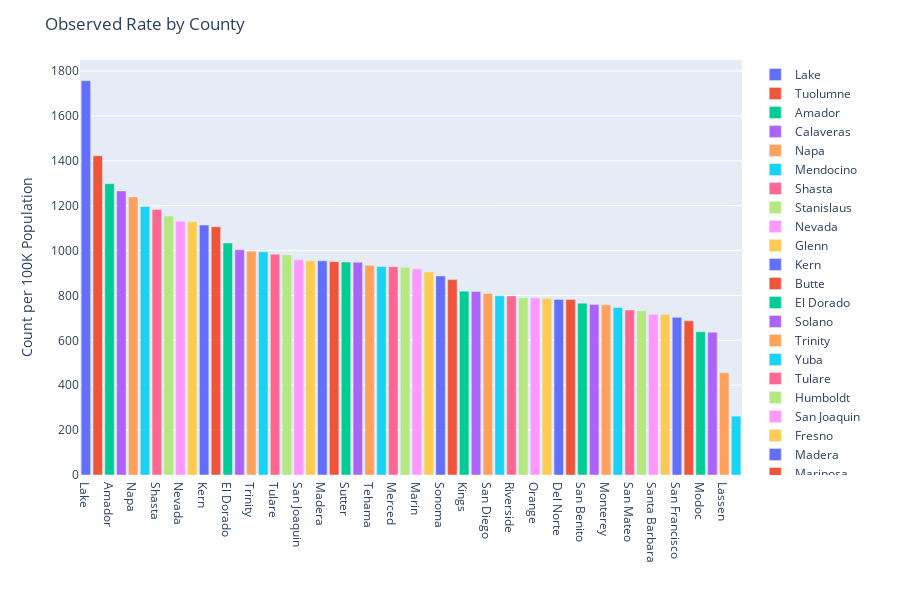

The notebook cell this image was saved under:
### Markdown cell above
# County Analysis:
Now that we have a good knowledge of our data as a whole, we will dig in to the numbers further and uncover what counties are driving the events for the state.

### Code cell
# Grouping the data by County and summing ObsRate.

advobs = adv_county.groupby('County')[['ObsRate']] \
         .sum() \
         .reset_index() \
         .sort_values('ObsRate', ascending=False)

# Plotting.

fig = px.bar(advobs, x='County', y='ObsRate', color='County')

# Layout adjustments.

fig.update_layout(title='Observed Rate by County', xaxis_title='', 
                  yaxis_title='Count per 100K Population')

fig.for_each_trace(lambda t: t.update(name=t.name.replace("County=","")))

fig.show()

### Figure 1 — Plotly figure (JSON) as saved in the notebook; plotly's stock layout.template omitted (floating-point values rounded to 4 significant figures)
{"data": [{"alignmentgroup": "True", "hoverlabel": {"namelength": 0}, "hovertemplate": "County=%{x}<br>ObsRate=%{y}", "legendgroup": "County=Lake", "marker": {"color": "#636efa"}, "name": "Lake", "offsetgroup": "County=Lake", "orientation": "v", "showlegend": true, "textposition": "auto", "type": "bar", "x": ["Lake"], "xaxis": "x", "y": [1757.0], "yaxis": "y"}, {"alignmentgroup": "True", "hoverlabel": {"namelength": 0}, "hovertemplate": "County=%{x}<br>ObsRate=%{y}", "legendgroup": "County=Tuolumne", "marker": {"color": "#EF553B"}, "name": "Tuolumne", "offsetgroup": "County=Tuolumne", "orientation": "v", "showlegend": true, "textposition": "auto", "type": "bar", "x": ["Tuolumne"], "xaxis": "x", "y": [1422.0], "yaxis": "y"}, {"alignmentgroup": "True", "hoverlabel": {"namelength": 0}, "hovertemplate": "County=%{x}<br>ObsRate=%{y}", "legendgroup": "County=Amador", "marker": {"color": "#00cc96"}, "name": "Amador", "offsetgroup": "County=Amador", "orientation": "v", "showlegend": true, "textposition": "auto", "type": "bar", "x": ["Amador"], "xaxis": "x", "y": [1298.0], "yaxis": "y"}, {"alignmentgroup": "True", "hoverlabel": {"namelength": 0}, "hovertemplate": "County=%{x}<br>ObsRate=%{y}", "legendgroup": "County=Calaveras", "marker": {"color": "#ab63fa"}, "name": "Calaveras", "offsetgroup": "County=Calaveras", "orientation": "v", "showlegend": true, "textposition": "auto", "type": "bar", "x": ["Calaveras"], "xaxis": "x", "y": [1266.0], "yaxis": "y"}, {"alignmentgroup": "True", "hoverlabel": {"namelength": 0}, "hovertemplate": "County=%{x}<br>ObsRate=%{y}", "legendgroup": "County=Napa", "marker": {"color": "#FFA15A"}, "name": "Napa", "offsetgroup": "County=Napa", "orientation": "v", "showlegend": true, "textposition": "auto", "type": "bar", "x": ["Napa"], "xaxis": "x", "y": [1239.0], "yaxis": "y"}, {"alignmentgroup": "True", "hoverlabel": {"namelength": 0}, "hovertemplate": "County=%{x}<br>ObsRate=%{y}", "legendgroup": "County=Mendocino", "marker": {"color": "#19d3f3"}, "name": "Mendocino", "offsetgroup": "County=Mendocino", "orientation": "v", "showlegend": true, "textposition": "auto", "type": "bar", "x": ["Mendocino"], "xaxis": "x", "y": [1196.0], "yaxis": "y"}, {"alignmentgroup": "True", "hoverlabel": {"namelength": 0}, "hovertemplate": "County=%{x}<br>ObsRate=%{y}", "legendgroup": "County=Shasta", "marker": {"color": "#FF6692"}, "name": "Shasta", "offsetgroup": "County=Shasta", "orientation": "v", "showlegend": true, "textposition": "auto", "type": "bar", "x": ["Shasta"], "xaxis": "x", "y": [1183.0], "yaxis": "y"}, {"alignmentgroup": "True", "hoverlabel": {"namelength": 0}, "hovertemplate": "County=%{x}<br>ObsRate=%{y}", "legendgroup": "County=Stanislaus", "marker": {"color": "#B6E880"}, "name": "Stanislaus", "offsetgroup": "County=Stanislaus", "orientation": "v", "showlegend": true, "textposition": "auto", "type": "bar", "x": ["Stanislaus"], "xaxis": "x", "y": [1154.0], "yaxis": "y"}, {"alignmentgroup": "True", "hoverlabel": {"namelength": 0}, "hovertemplate": "County=%{x}<br>ObsRate=%{y}", "legendgroup": "County=Nevada", "marker": {"color": "#FF97FF"}, "name": "Nevada", "offsetgroup": "County=Nevada", "orientation": "v", "showlegend": true, "textposition": "auto", "type": "bar", "x": ["Nevada"], "xaxis": "x", "y": [1131.0], "yaxis": "y"}, {"alignmentgroup": "True", "hoverlabel": {"namelength": 0}, "hovertemplate": "County=%{x}<br>ObsRate=%{y}", "legendgroup": "County=Glenn", "marker": {"color": "#FECB52"}, "name": "Glenn", "offsetgroup": "County=Glenn", "orientation": "v", "showlegend": true, "textposition": "auto", "type": "bar", "x": ["Glenn"], "xaxis": "x", "y": [1129.0], "yaxis": "y"}, {"alignmentgroup": "True", "hoverlabel": {"namelength": 0}, "hovertemplate": "County=%{x}<br>ObsRate=%{y}", "legendgroup": "County=Kern", "marker": {"color": "#636efa"}, "name": "Kern", "offsetgroup": "County=Kern", "orientation": "v", "showlegend": true, "textposition": "auto", "type": "bar", "x": ["Kern"], "xaxis": "x", "y": [1114.0], "yaxis": "y"}, {"alignmentgroup": "True", "hoverlabel": {"namelength": 0}, "hovertemplate": "County=%{x}<br>ObsRate=%{y}", "legendgroup": "County=Butte", "marker": {"color": "#EF553B"}, "name": "Butte", "offsetgroup": "County=Butte", "orientation": "v", "showlegend": true, "textposition": "auto", "type": "bar", "x": ["Butte"], "xaxis": "x", "y": [1106.0], "yaxis": "y"}, {"alignmentgroup": "True", "hoverlabel": {"namelength": 0}, "hovertemplate": "County=%{x}<br>ObsRate=%{y}", "legendgroup": "County=El Dorado", "marker": {"color": "#00cc96"}, "name": "El Dorado", "offsetgroup": "County=El Dorado", "orientation": "v", "showlegend": true, "textposition": "auto", "type": "bar", "x": ["El Dorado"], "xaxis": "x", "y": [1034.0], "yaxis": "y"}, {"alignmentgroup": "True", "hoverlabel": {"namelength": 0}, "hovertemplate": "County=%{x}<br>ObsRate=%{y}", "legendgroup": "County=Solano", "marker": {"color": "#ab63fa"}, "name": "Solano", "offsetgroup": "County=Solano", "orientation": "v", "showlegend": true, "textposition": "auto", "type": "bar", "x": ["Solano"], "xaxis": "x", "y": [1004.0], "yaxis": "y"}, {"alignmentgroup": "True", "hoverlabel": {"namelength": 0}, "hovertemplate": "County=%{x}<br>ObsRate=%{y}", "legendgroup": "County=Trinity", "marker": {"color": "#FFA15A"}, "name": "Trinity", "offsetgroup": "County=Trinity", "orientation": "v", "showlegend": true, "textposition": "auto", "type": "bar", "x": ["Trinity"], "xaxis": "x", "y": [997.3], "yaxis": "y"}, {"alignmentgroup": "True", "hoverlabel": {"namelength": 0}, "hovertemplate": "County=%{x}<br>ObsRate=%{y}", "legendgroup": "County=Yuba", "marker": {"color": "#19d3f3"}, "name": "Yuba", "offsetgroup": "County=Yuba", "orientation": "v", "showlegend": true, "textposition": "auto", "type": "bar", "x": ["Yuba"], "xaxis": "x", "y": [994.5], "yaxis": "y"}, {"alignmentgroup": "True", "hoverlabel": {"namelength": 0}, "hovertemplate": "County=%{x}<br>ObsRate=%{y}", "legendgroup": "County=Tulare", "marker": {"color": "#FF6692"}, "name": "Tulare", "offsetgroup": "County=Tulare", "orientation": "v", "showlegend": true, "textposition": "auto", "type": "bar", "x": ["Tulare"], "xaxis": "x", "y": [983.3], "yaxis": "y"}, {"alignmentgroup": "True", "hoverlabel": {"namelength": 0}, "hovertemplate": "County=%{x}<br>ObsRate=%{y}", "legendgroup": "County=Humboldt", "marker": {"color": "#B6E880"}, "name": "Humboldt", "offsetgroup": "County=Humboldt", "orientation": "v", "showlegend": true, "textposition": "auto", "type": "bar", "x": ["Humboldt"], "xaxis": "x", "y": [980.6], "yaxis": "y"}, {"alignmentgroup": "True", "hoverlabel": {"namelength": 0}, "hovertemplate": "County=%{x}<br>ObsRate=%{y}", "legendgroup": "County=San Joaquin", "marker": {"color": "#FF97FF"}, "name": "San Joaquin", "offsetgroup": "County=San Joaquin", "orientation": "v", "showlegend": true, "textposition": "auto", "type": "bar", "x": ["San Joaquin"], "xaxis": "x", "y": [958.7], "yaxis": "y"}, {"alignmentgroup": "True", "hoverlabel": {"namelength": 0}, "hovertemplate": "County=%{x}<br>ObsRate=%{y}", "legendgroup": "County=Fresno", "marker": {"color": "#FECB52"}, "name": "Fresno", "offsetgroup": "County=Fresno", "orientation": "v", "showlegend": true, "textposition": "auto", "type": "bar", "x": ["Fresno"], "xaxis": "x", "y": [954.9], "yaxis": "y"}, {"alignmentgroup": "True", "hoverlabel": {"namelength": 0}, "hovertemplate": "County=%{x}<br>ObsRate=%{y}", "legendgroup": "County=Madera", "marker": {"color": "#636efa"}, "name": "Madera", "offsetgroup": "County=Madera", "orientation": "v", "showlegend": true, "textposition": "auto", "type": "bar", "x": ["Madera"], "xaxis": "x", "y": [954.3], "yaxis": "y"}, {"alignmentgroup": "True", "hoverlabel": {"namelength": 0}, "hovertemplate": "County=%{x}<br>ObsRate=%{y}", "legendgroup": "County=Mariposa", "marker": {"color": "#EF553B"}, "name": "Mariposa", "offsetgroup": "County=Mariposa", "orientation": "v", "showlegend": true, "textposition": "auto", "type": "bar", "x": ["Mariposa"], "xaxis": "x", "y": [950.6], "yaxis": "y"}, {"alignmentgroup": "True", "hoverlabel": {"namelength": 0}, "hovertemplate": "County=%{x}<br>ObsRate=%{y}", "legendgroup": "County=Sutter", "marker": {"color": "#00cc96"}, "name": "Sutter", "offsetgroup": "County=Sutter", "orientation": "v", "showlegend": true, "textposition": "auto", "type": "bar", "x": ["Sutter"], "xaxis": "x", "y": [949.0], "yaxis": "y"}, {"alignmentgroup": "True", "hoverlabel": {"namelength": 0}, "hovertemplate": "County=%{x}<br>ObsRate=%{y}", "legendgroup": "County=Contra Costa", "marker": {"color": "#ab63fa"}, "name": "Contra Costa", "offsetgroup": "County=Contra Costa", "orientation": "v", "showlegend": true, "textposition": "auto", "type": "bar", "x": ["Contra Costa"], "xaxis": "x", "y": [947.9], "yaxis": "y"}, {"alignmentgroup": "True", "hoverlabel": {"namelength": 0}, "hovertemplate": "County=%{x}<br>ObsRate=%{y}", "legendgroup": "County=Tehama", "marker": {"color": "#FFA15A"}, "name": "Tehama", "offsetgroup": "County=Tehama", "orientation": "v", "showlegend": true, "textposition": "auto", "type": "bar", "x": ["Tehama"], "xaxis": "x", "y": [934.0], "yaxis": "y"}, {"alignmentgroup": "True", "hoverlabel": {"namelength": 0}, "hovertemplate": "County=%{x}<br>ObsRate=%{y}", "legendgroup": "County=Sacramento", "marker": {"color": "#19d3f3"}, "name": "Sacramento", "offsetgroup": "County=Sacramento", "orientation": "v", "showlegend": true, "textposition": "auto", "type": "bar", "x": ["Sacramento"], "xaxis": "x", "y": [929.4], "yaxis": "y"}, {"alignmentgroup": "True", "hoverlabel": {"namelength": 0}, "hovertemplate": "County=%{x}<br>ObsRate=%{y}", "legendgroup": "County=Merced", "marker": {"color": "#FF6692"}, "name": "Merced", "offsetgroup": "County=Merced", "orientation": "v", "showlegend": true, "textposition": "auto", "type": "bar", "x": ["Merced"], "xaxis": "x", "y": [928.1], "yaxis": "y"}, {"alignmentgroup": "True", "hoverlabel": {"namelength": 0}, "hovertemplate": "County=%{x}<br>ObsRate=%{y}", "legendgroup": "County=Ventura", "marker": {"color": "#B6E880"}, "name": "Ventura", "offsetgroup": "County=Ventura", "orientation": "v", "showlegend": true, "textposition": "auto", "type": "bar", "x": ["Ventura"], "xaxis": "x", "y": [925.1], "yaxis": "y"}, {"alignmentgroup": "True", "hoverlabel": {"namelength": 0}, "hovertemplate": "County=%{x}<br>ObsRate=%{y}", "legendgroup": "County=Marin", "marker": {"color": "#FF97FF"}, "name": "Marin", "offsetgroup": "County=Marin", "orientation": "v", "showlegend": true, "textposition": "auto", "type": "bar", "x": ["Marin"], "xaxis": "x", "y": [918.8], "yaxis": "y"}, {"alignmentgroup": "True", "hoverlabel": {"namelength": 0}, "hovertemplate": "County=%{x}<br>ObsRate=%{y}", "legendgroup": "County=Placer", "marker": {"color": "#FECB52"}, "name": "Placer", "offsetgroup": "County=Placer", "orientation": "v", "showlegend": true, "textposition": "auto", "type": "bar", "x": ["Placer"], "xaxis": "x", "y": [904.7], "yaxis": "y"}, {"alignmentgroup": "True", "hoverlabel": {"namelength": 0}, "hovertemplate": "County=%{x}<br>ObsRate=%{y}", "legendgroup": "County=Sonoma", "marker": {"color": "#636efa"}, "name": "Sonoma", "offsetgroup": "County=Sonoma", "orientation": "v", "showlegend": true, "textposition": "auto", "type": "bar", "x": ["Sonoma"], "xaxis": "x", "y": [886.8], "yaxis": "y"}, {"alignmentgroup": "True", "hoverlabel": {"namelength": 0}, "hovertemplate": "County=%{x}<br>ObsRate=%{y}", "legendgroup": "County=Colusa", "marker": {"color": "#EF553B"}, "name": "Colusa", "offsetgroup": "County=Colusa", "orientation": "v", "showlegend": true, "textposition": "auto", "type": "bar", "x": ["Colusa"], "xaxis": "x", "y": [870.6], "yaxis": "y"}, {"alignmentgroup": "True", "hoverlabel": {"namelength": 0}, "hovertemplate": "County=%{x}<br>ObsRate=%{y}", "legendgroup": "County=Kings", "marker": {"color": "#00cc96"}, "name": "Kings", "offsetgroup": "County=Kings", "orientation": "v", "showlegend": true, "textposition": "auto", "type": "bar", "x": ["Kings"], "xaxis": "x", "y": [819.1], "yaxis": "y"}, {"alignmentgroup": "True", "hoverlabel": {"namelength": 0}, "hovertemplate": "County=%{x}<br>ObsRate=%{y}", "legendgroup": "County=Inyo", "marker": {"color": "#ab63fa"}, "name": "Inyo", "offsetgroup": "County=Inyo", "orientation": "v", "showlegend": true, "textposition": "auto", "type": "bar", "x": ["Inyo"], "xaxis": "x", "y": [817.6], "yaxis": "y"}, {"alignmentgroup": "True", "hoverlabel": {"namelength": 0}, "hovertemplate": "County=%{x}<br>ObsRate=%{y}", "legendgroup": "County=San Diego", "marker": {"color": "#FFA15A"}, "name": "San Diego", "offsetgroup": "County=San Diego", "orientation": "v", "showlegend": true, "textposition": "auto", "type": "bar", "x": ["San Diego"], "xaxis": "x", "y": [808.2], "yaxis": "y"}, {"alignmentgroup": "True", "hoverlabel": {"namelength": 0}, "hovertemplate": "County=%{x}<br>ObsRate=%{y}", "legendgroup": "County=Alameda", "marker": {"color": "#19d3f3"}, "name": "Alameda", "offsetgroup": "County=Alameda", "orientation": "v", "showlegend": true, "textposition": "auto", "type": "bar", "x": ["Alameda"], "xaxis": "x", "y": [798.6], "yaxis": "y"}, {"alignmentgroup": "True", "hoverlabel": {"namelength": 0}, "hovertemplate": "County=%{x}<br>ObsRate=%{y}", "legendgroup": "County=Riverside", "marker": {"color": "#FF6692"}, "name": "Riverside", "offsetgroup": "County=Riverside", "orientation": "v", "showlegend": true, "textposition": "auto", "type": "bar", "x": ["Riverside"], "xaxis": "x", "y": [798.1], "yaxis": "y"}, {"alignmentgroup": "True", "hoverlabel": {"namelength": 0}, "hovertemplate": "County=%{x}<br>ObsRate=%{y}", "legendgroup": "County=Yolo", "marker": {"color": "#B6E880"}, "name": "Yolo", "offsetgroup": "County=Yolo", "orientation": "v", "showlegend": true, "textposition": "auto", "type": "bar", "x": ["Yolo"], "xaxis": "x", "y": [789.7], "yaxis": "y"}, {"alignmentgroup": "True", "hoverlabel": {"namelength": 0}, "hovertemplate": "County=%{x}<br>ObsRate=%{y}", "legendgroup": "County=Orange", "marker": {"color": "#FF97FF"}, "name": "Orange", "offsetgroup": "County=Orange", "orientation": "v", "showlegend": true, "textposition": "auto", "type": "bar", "x": ["Orange"], "xaxis": "x", "y": [789.4], "yaxis": "y"}, {"alignmentgroup": "True", "hoverlabel": {"namelength": 0}, "hovertemplate": "County=%{x}<br>ObsRate=%{y}", "legendgroup": "County=Siskiyou", "marker": {"color": "#FECB52"}, "name": "Siskiyou", "offsetgroup": "County=Siskiyou", "orientation": "v", "showlegend": true, "textposition": "auto", "type": "bar", "x": ["Siskiyou"], "xaxis": "x", "y": [787.5], "yaxis": "y"}, {"alignmentgroup": "True", "hoverlabel": {"namelength": 0}, "hovertemplate": "County=%{x}<br>ObsRate=%{y}", "legendgroup": "County=Del Norte", "marker": {"color": "#636efa"}, "name": "Del Norte", "offsetgroup": "County=Del Norte", "orientation": "v", "showlegend": true, "textposition": "auto", "type": "bar", "x": ["Del Norte"], "xaxis": "x", "y": [782.4], "yaxis": "y"}, {"alignmentgroup": "True", "hoverlabel": {"namelength": 0}, "hovertemplate": "County=%{x}<br>ObsRate=%{y}", "legendgroup": "County=San Bernardino", "marker": {"color": "#EF553B"}, "name": "San Bernardino", "offsetgroup": "County=San Bernardino", "orientation": "v", "showlegend": true, "textposition": "auto", "type": "bar", "x": ["San Bernardino"], "xaxis": "x", "y": [781.6], "yaxis": "y"}, {"alignmentgroup": "True", "hoverlabel": {"namelength": 0}, "hovertemplate": "County=%{x}<br>ObsRate=%{y}", "legendgroup": "County=San Benito", "marker": {"color": "#00cc96"}, "name": "San Benito", "offsetgroup": "County=San Benito", "orientation": "v", "showlegend": true, "textposition": "auto", "type": "bar", "x": ["San Benito"], "xaxis": "x", "y": [765.7], "yaxis": "y"}, {"alignmentgroup": "True", "hoverlabel": {"namelength": 0}, "hovertemplate": "County=%{x}<br>ObsRate=%{y}", "legendgroup": "County=Santa Clara", "marker": {"color": "#ab63fa"}, "name": "Santa Clara", "offsetgroup": "County=Santa Clara", "orientation": "v", "showlegend": true, "textposition": "auto", "type": "bar", "x": ["Santa Clara"], "xaxis": "x", "y": [760.1], "yaxis": "y"}, {"alignmentgroup": "True", "hoverlabel": {"namelength": 0}, "hovertemplate": "County=%{x}<br>ObsRate=%{y}", "legendgroup": "County=Monterey", "marker": {"color": "#FFA15A"}, "name": "Monterey", "offsetgroup": "County=Monterey", "orientation": "v", "showlegend": true, "textposition": "auto", "type": "bar", "x": ["Monterey"], "xaxis": "x", "y": [758.2], "yaxis": "y"}, {"alignmentgroup": "True", "hoverlabel": {"namelength": 0}, "hovertemplate": "County=%{x}<br>ObsRate=%{y}", "legendgroup": "County=Santa Cruz", "marker": {"color": "#19d3f3"}, "name": "Santa Cruz", "offsetgroup": "County=Santa Cruz", "orientation": "v", "showlegend": true, "textposition": "auto", "type": "bar", "x": ["Santa Cruz"], "xaxis": "x", "y": [746.7], "yaxis": "y"}, {"alignmentgroup": "True", "hoverlabel": {"namelength": 0}, "hovertemplate": "County=%{x}<br>ObsRate=%{y}", "legendgroup": "County=San Mateo", "marker": {"color": "#FF6692"}, "name": "San Mateo", "offsetgroup": "County=San Mateo", "orientation": "v", "showlegend": true, "textposition": "auto", "type": "bar", "x": ["San Mateo"], "xaxis": "x", "y": [735.4], "yaxis": "y"}, {"alignmentgroup": "True", "hoverlabel": {"namelength": 0}, "hovertemplate": "County=%{x}<br>ObsRate=%{y}", "legendgroup": "County=Imperial", "marker": {"color": "#B6E880"}, "name": "Imperial", "offsetgroup": "County=Imperial", "orientation": "v", "showlegend": true, "textposition": "auto", "type": "bar", "x": ["Imperial"], "xaxis": "x", "y": [731.4], "yaxis": "y"}, {"alignmentgroup": "True", "hoverlabel": {"namelength": 0}, "hovertemplate": "County=%{x}<br>ObsRate=%{y}", "legendgroup": "County=Santa Barbara", "marker": {"color": "#FF97FF"}, "name": "Santa Barbara", "offsetgroup": "County=Santa Barbara", "orientation": "v", "showlegend": true, "textposition": "auto", "type": "bar", "x": ["Santa Barbara"], "xaxis": "x", "y": [716.3], "yaxis": "y"}, {"alignmentgroup": "True", "hoverlabel": {"namelength": 0}, "hovertemplate": "County=%{x}<br>ObsRate=%{y}", "legendgroup": "County=Los Angeles", "marker": {"color": "#FECB52"}, "name": "Los Angeles", "offsetgroup": "County=Los Angeles", "orientation": "v", "showlegend": true, "textposition": "auto", "type": "bar", "x": ["Los Angeles"], "xaxis": "x", "y": [715.8], "yaxis": "y"}, {"alignmentgroup": "True", "hoverlabel": {"namelength": 0}, "hovertemplate": "County=%{x}<br>ObsRate=%{y}", "legendgroup": "County=San Francisco", "marker": {"color": "#636efa"}, "name": "San Francisco", "offsetgroup": "County=San Francisco", "orientation": "v", "showlegend": true, "textposition": "auto", "type": "bar", "x": ["San Francisco"], "xaxis": "x", "y": [702.5], "yaxis": "y"}, {"alignmentgroup": "True", "hoverlabel": {"namelength": 0}, "hovertemplate": "County=%{x}<br>ObsRate=%{y}", "legendgroup": "County=San Luis Obispo", "marker": {"color": "#EF553B"}, "name": "San Luis Obispo", "offsetgroup": "County=San Luis Obispo", "orientation": "v", "showlegend": true, "textposition": "auto", "type": "bar", "x": ["San Luis Obispo"], "xaxis": "x", "y": [687.0], "yaxis": "y"}, {"alignmentgroup": "True", "hoverlabel": {"namelength": 0}, "hovertemplate": "County=%{x}<br>ObsRate=%{y}", "legendgroup": "County=Modoc", "marker": {"color": "#00cc96"}, "name": "Modoc", "offsetgroup": "County=Modoc", "orientation": "v", "showlegend": true, "textposition": "auto", "type": "bar", "x": ["Modoc"], "xaxis": "x", "y": [638.1], "yaxis": "y"}, {"alignmentgroup": "True", "hoverlabel": {"namelength": 0}, "hovertemplate": "County=%{x}<br>ObsRate=%{y}", "legendgroup": "County=Plumas", "marker": {"color": "#ab63fa"}, "name": "Plumas", "offsetgroup": "County=Plumas", "orientation": "v", "showlegend": true, "textposition": "auto", "type": "bar", "x": ["Plumas"], "xaxis": "x", "y": [636.0], "yaxis": "y"}, {"alignmentgroup": "True", "hoverlabel": {"namelength": 0}, "hovertemplate": "County=%{x}<br>ObsRate=%{y}", "legendgroup": "County=Lassen", "marker": {"color": "#FFA15A"}, "name": "Lassen", "offsetgroup": "County=Lassen", "orientation": "v", "showlegend": true, "textposition": "auto", "type": "bar", "x": ["Lassen"], "xaxis": "x", "y": [455.2], "yaxis": "y"}, {"alignmentgroup": "True", "hoverlabel": {"namelength": 0}, "hovertemplate": "County=%{x}<br>ObsRate=%{y}", "legendgroup": "County=Mono", "marker": {"color": "#19d3f3"}, "name": "Mono", "offsetgroup": "County=Mono", "orientation": "v", "showlegend": true, "textposition": "auto", "type": "bar", "x": ["Mono"], "xaxis": "x", "y": [262.1], "yaxis": "y"}], "layout": {"barmode": "relative", "height": 600, "legend": {"tracegroupgap": 0}, "margin": {"t": 60}, "title": {"text": "Observed Rate by County"}, "xaxis": {"anchor": "y", "categoryarray": ["Lake", "Tuolumne", "Amador", "Calaveras", "Napa", "Mendocino", "Shasta", "Stanislaus", "Nevada", "Glenn", "Kern", "Butte", "El Dorado", "Solano", "Trinity", "Yuba", "Tulare", "Humboldt", "San Joaquin", "Fresno", "Madera", "Mariposa", "Sutter", "Contra Costa", "Tehama", "Sacramento", "Merced", "Ventura", "Marin", "Placer", "Sonoma", "Colusa", "Kings", "Inyo", "San Diego", "Alameda", "Riverside", "Yolo", "Orange", "Siskiyou", "Del Norte", "San Bernardino", "San Benito", "Santa Clara", "Monterey", "Santa Cruz", "San Mateo", "Imperial", "Santa Barbara", "Los Angeles", "San Francisco", "San Luis Obispo", "Modoc", "Plumas", "Lassen", "Mono"], "categoryorder": "array", "domain": [0.0, 1.0], "title": {"text": ""}}, "yaxis": {"anchor": "x", "domain": [0.0, 1.0], "title": {"text": "Count per 100K Population"}}}}
